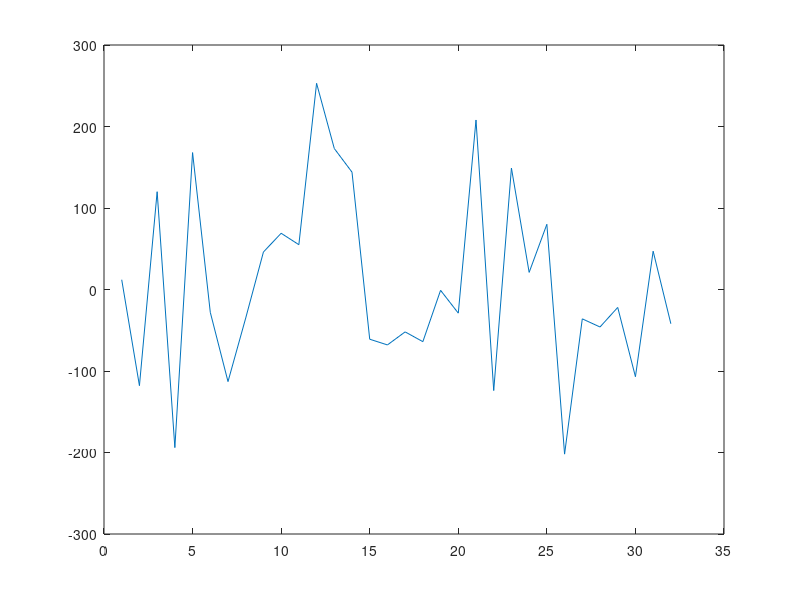

MATLAB code to generate this figure:
%% TMPV2 Verification
clear
clc
close all
%% Input Generator
L = 32;
DATA_WIDTH = 8;
max_n = 2^DATA_WIDTH;
Row = randi(2^(DATA_WIDTH-1), L, 1) - 1;
Col = [Row(1); (randi(2^(DATA_WIDTH-1), L-1, 1)-1)];
Vec = randi(2^(DATA_WIDTH-1), L, 1) - 1;

% files
f1 = fopen("Row.dat", "w");
f2 = fopen("Col.dat", "w");
f3 = fopen("Vec.dat", "w");

for idx=1:L
    fprintf(f1, "%s\n", dec2hex(Row(idx)));
    fprintf(f2, "%s\n", dec2hex(Col(idx)));
    fprintf(f3, "%s\n", dec2hex(Vec(idx)));
end
%% MATLAB FUNCTION
A = toeplitz(Col, Row);
b = Vec;
A0 = A(1:L/2, 1:L/2);
A1 = A(1+L/2:L, 1:L/2);
A2 = A(1:L/2, 1+L/2:L);
b0 = b(1:L/2);
b1 = b(1+L/2: L);
Mat0_1 = A0;
vec0_1 = mod((b0+b1), max_n);
c0_1 = mod(Mat0_1 * vec0_1, max_n);
Mat0_2 = mod((A2-A0), max_n);
vec0_2 = b1;
c0_2 = mod(Mat0_2 * vec0_2, max_n);
c0 = mod(c0_1 + c0_2, max_n);
Mat1_1 = A0;
vec1_1 = mod((b0+b1), max_n);
c1_1 = mod(Mat0_1 * vec0_1, max_n);
Mat1_2 = mod((A1-A0), max_n);
vec1_2 = b0;
c1_2 = mod(Mat1_2 * vec1_2, max_n);
c1 = mod(c1_1 + c1_2,max_n);
c_M = [c0;c1];
c = mod(A*b, 2^DATA_WIDTH);
%% RTL Simulation
RTL_c = importdata("Out.dat");
%% Comparison
d = RTL_c - c;
plot(d)

